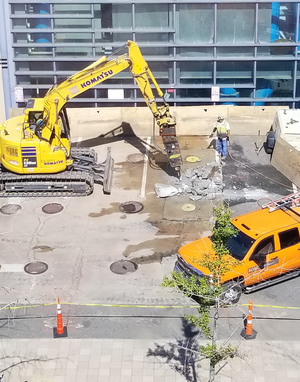
#> input picture image_processing/test_images/construct.png, 300 x 382 px
$ python lab.py
#> lines starting #> are read from the running program, lines starting #| are printed output that depends on the picture
#!/usr/bin/env python3

"""
6.101 Lab 1: Sam Vinu-Srivatsan
Image Processing
"""

import math

from PIL import Image

# NO ADDITIONAL IMPORTS ALLOWED!
# Note to self: call $ python3 -m pylint lab.py

def get_pixel(image, row, col,edge_effect=None):
    # row-major format:[row0col0,row0col1,row0col2...,row1col0...]
    # rows = 4, cols = 3
    # row3col0 is located at the index: 3*3 (row#*totalcol)+col
    # if pixel is out of bounds
    if row < 0 or col < 0 or row >= image["height"] or col >= image["width"]:
        if edge_effect == "zero":
            return 0
        elif edge_effect == "wrap":
            row %= image["height"]
            col %= image["width"]
        elif edge_effect == "extend":
            col = max(col,0)
            col = min(col,image["width"]-1)
            row = max(row,0)
            row = min(row,image["height"]-1)
    return image["pixels"][row*image["width"]+col]

def set_pixel(image, row, col, color):
    image["pixels"][row*image["width"] + col] = color


# [17 lines left out: function apply_per_pixel, not called in this run]


def inverted(image):
    return apply_per_pixel(image, lambda color: 255-color)


# HELPER FUNCTIONS

def kernel_pix(image,pixel,kernel,boundary_behavior):
    """
    pixel: a row, col tuple to index inside image["pixels"]
    kernel: a row-major formatted list of floats (always square, odd # of elements)
    """
    kernel_height = int((len(kernel))**0.5)
    # square: kernel_width = kernel_height
    # how much of the pixel to extend in each direction to apply kernel
    pix_extend = int(kernel_height//2)
    # starting pixel coordinates within image["pixels"] around center pixel
    pix_row = pixel[0]-pix_extend
    pix_col = pixel[1]-pix_extend
    # loop through image indices
    color = 0  # final color of pixel after applying kernel
    col_boundary = pix_col+kernel_height-1
    for k in kernel:
        color += get_pixel(image,pix_row,pix_col,boundary_behavior) * k
        if pix_col == col_boundary:
            pix_row+=1
            pix_col = pixel[1]-pix_extend
        else:
            pix_col+=1
    return color


def correlate(image, kernel, boundary_behavior):
    """
    Compute the result of correlating the given image with the given kernel.
    `boundary_behavior` will one of the strings "zero", "extend", or "wrap",
    and this function will treat out-of-bounds pixels as having the value zero,
    the value of the nearest edge, or the value wrapped around the other edge
    of the image, respectively.

    if boundary_behavior is not one of "zero", "extend", or "wrap", return
    None.

    Otherwise, the output of this function should have the same form as a 6.101
    image (a dictionary with "height", "width", and "pixels" keys), but its
    pixel values do not necessarily need to be in the range [0,255], nor do
    they need to be integers (they should not be clipped or rounded at all).

    This process should not mutate the input image; rather, it should create a
    separate structure to represent the output.

    DESCRIBE YOUR KERNEL REPRESENTATION HERE
    To most easily match indices surrounding each pixel in an image,
    we can format the kernel in row-major formatted list like the image pixels.
    """
    # loop through pixels list and call kernel pix on each of them
    result = {
        "height": image["height"],
        "width": image["width"],
        "pixels": []
        }
    for pix_index in range(len(image["pixels"])):
        # extract the row and column from the index
        p_col = pix_index%image["width"] # remainder
        p_row = (pix_index - p_col)//image["width"]
        result["pixels"].append(kernel_pix(image,(p_row,p_col),kernel,boundary_behavior))
    return result


def round_and_clip_image(image):
    """
    Given a dictionary, ensure that the values in the "pixels" list are all
    integers in the range [0, 255].

    All values should be converted to integers using Python's `round` function.

    Any locations with values higher than 255 in the input should have value
    255 in the output; and any locations with values lower than 0 in the input
    should have value 0 in the output.
    """
    for index in range(len(image["pixels"])):
        if image["pixels"][index] > 255:
            image["pixels"][index] = 255
        elif image["pixels"][index] < 0:
            image["pixels"][index] = 0
        else:
            image["pixels"][index] = round(image["pixels"][index])
    return image

# FILTERS
def create_box_kernel(n):
    return [1/n**2]*n**2

# [34 lines left out: functions blurred, sharpened, not called in this run]

def edges(image):
    """
    Return a new image representing the result after applying the Sobel operator
    filter to the original image.

    This is done by correlating the image with
    two kernels (k1 and k2) to create two output images (o1 and o2), taking
    the rounded square root of the square of the output sums of every pixel.
    """
    k1 = [-1,-2,-1,0,0,0,1,2,1]
    k2 = [-1,0,1,-2,0,2,-1,0,1]
    o1 = correlate(image,k1,"extend")
    o2 = correlate(image,k2,"extend")
    output_img = {"height":image["height"],
                 "width": image["width"],
                 "pixels":[]
                 }
    for o1_pixel, o2_pixel in zip(o1["pixels"],o2["pixels"]):
        output_pixel = round(math.sqrt(o1_pixel**2+o2_pixel**2))
        output_img["pixels"].append(output_pixel)
    return round_and_clip_image(output_img)


# HELPER FUNCTIONS FOR LOADING AND SAVING IMAGES

def load_greyscale_image(filename):
    """
    Loads an image from the given file and returns a dictionary
    representing that image.  This also performs conversion to greyscale.

    Invoked as, for example:
       i = load_greyscale_image("test_images/cat.png")
    """
#> called with filename = 'test_images/construct.png'
    with open(filename, "rb") as img_handle:
        img = Image.open(img_handle)
#> img is the input picture: PIL image 300x382 RGB; mean R, G, B 170.8, 164.8, 152.3
        img_data = img.getdata()
        if img.mode.startswith("RGB"):
            pixels = [round(.299 * p[0] + .587 * p[1] + .114 * p[2])
                      for p in img_data]
#> pixels = 114600 items
        elif img.mode == "LA":
            pixels = [p[0] for p in img_data]
        elif img.mode == "L":
            pixels = list(img_data)
        else:
            raise ValueError(f"Unsupported image mode: {img.mode}")
        width, height = img.size
#> width = 300; height = 382
        return {"height": height, "width": width, "pixels": pixels}


def save_greyscale_image(image, filename, mode="PNG"):
    """
    Saves the given image to disk or to a file-like object.  If filename is
    given as a string, the file type will be inferred from the given name.  If
    filename is given as a file-like object, the file type will be determined
    by the "mode" parameter.
    """
    out = Image.new(mode="L", size=(image["width"], image["height"]))
    out.putdata(image["pixels"])
    if isinstance(filename, str):
        out.save(filename)
    else:
        out.save(filename, mode)
    out.close()


if __name__ == "__main__":
    # [32 lines of commented-out code are left out]
    construct = load_greyscale_image("test_images/construct.png")
#> construct = 3 items
    save_greyscale_image(edges(construct),"edge_construct.png")
#> in correlate, `result = { "height": image["height"], "width": image["width"], "pixels..`: result = {'height': 382, 'width': 300, 'pixels': []}
#> the loop in correlate, `for pix_index in range(len(image["pixels"])):` made 114600 passes
#> the loop in edges, `for o1_pixel, o2_pixel in zip(o1["pixels"],o2["pixels"]):` made 114600 passes
#> (o1_pixel, o2_pixel) on passes 1 to 3: (2, 6), (2, -50), (5, -75)
#> in save_greyscale_image, `out = Image.new(mode="L", size=(image["width"], image["height"]))`: out: PIL image 300x382 L; every value is 0
#> in save_greyscale_image, `out.putdata(image["pixels"])`:
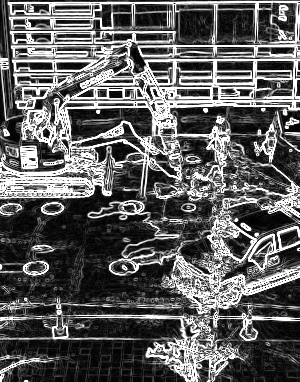
#> out: PIL image 300x382 L; min 0, max 255, mean 94.8

$ run again, with image_processing/test_images/bluegill.png copied over image_processing/test_images/construct.png
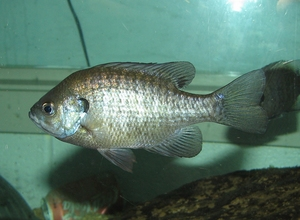
#> input picture image_processing/test_images/bluegill.png, 300 x 220 px
#> in load_greyscale_image, img is the input picture: PIL image 300x220 RGB; mean R, G, B 86.7, 118.4, 104.7
#> pixels = 66000 items
#> construct = 3 items
#> result = {'height': 220, 'width': 300, 'pixels': []}
#> the loop in correlate, `for pix_index in range(len(image["pixels"])):` made 66000 passes
#> the loop in edges, `for o1_pixel, o2_pixel in zip(o1["pixels"],o2["pixels"]):` made 66000 passes
#> (o1_pixel, o2_pixel) on passes 1 to 3: (-10, -6), (-4, 0), (0, 4)
#> in save_greyscale_image, `out.putdata(image["pixels"])`:
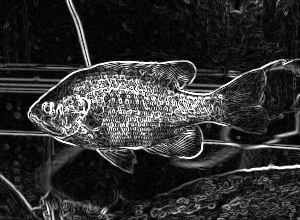
#> out: PIL image 300x220 L; min 0, max 255, mean 47.9

$ run again, with image_processing/result_images/inverted_bluegill.png copied over image_processing/test_images/construct.png
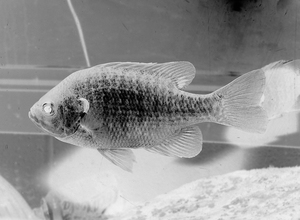
#> input picture image_processing/result_images/inverted_bluegill.png, 300 x 220 px
#> in load_greyscale_image, img is the input picture: PIL image 300x220 L; min 0, max 242, mean 147.7
#> pixels = 66000 items
#> construct = 3 items
#> result = {'height': 220, 'width': 300, 'pixels': []}
#> the loop in correlate, `for pix_index in range(len(image["pixels"])):` made 66000 passes
#> the loop in edges, `for o1_pixel, o2_pixel in zip(o1["pixels"],o2["pixels"]):` made 66000 passes
#> (o1_pixel, o2_pixel) on passes 1 to 3: (10, 6), (4, 0), (0, -4)
#> in save_greyscale_image, `out.putdata(image["pixels"])`:
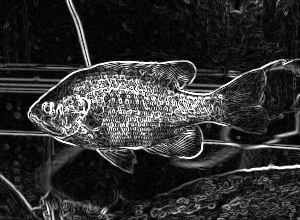
#> out: PIL image 300x220 L; min 0, max 255, mean 47.9

$ run again, with image_processing/test_images/pigbird.png copied over image_processing/test_images/construct.png
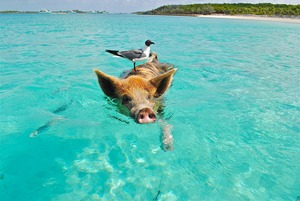
#> input picture image_processing/test_images/pigbird.png, 300 x 201 px
#> in load_greyscale_image, img is the input picture: PIL image 300x201 RGB; mean R, G, B 94.4, 188.8, 180.6
#> pixels = 60300 items
#> construct = 3 items
#> result = {'height': 201, 'width': 300, 'pixels': []}
#> the loop in correlate, `for pix_index in range(len(image["pixels"])):` made 60300 passes
#> the loop in edges, `for o1_pixel, o2_pixel in zip(o1["pixels"],o2["pixels"]):` made 60300 passes
#> (o1_pixel, o2_pixel) on passes 1 to 3: (8, 0), (8, 0), (8, 0)
#> in save_greyscale_image, `out.putdata(image["pixels"])`:
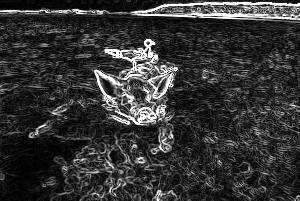
#> out: PIL image 300x201 L; min 0, max 255, mean 52.5
